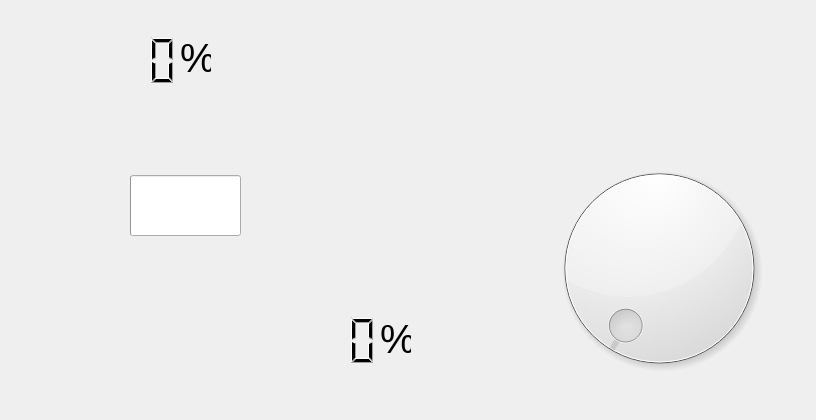
       <widget class="QWidget" name="IrrigTab">
        <attribute name="icon">
         <iconset>
          <selectedon>icons/icon_set_2/irrig_2.png</selectedon>
         </iconset>
        </attribute>
        <attribute name="title">
         <string>Irrigation  </string>
        </attribute>
        <widget class="QLabel" name="IrrigC">
         <property name="geometry">
          <rect>
           <x>0</x>
           <y>0</y>
           <width>807</width>
           <height>411</height>
          </rect>
         </property>
         <property name="sizePolicy">
          <sizepolicy hsizetype="Fixed" vsizetype="Fixed">
           <horstretch>0</horstretch>
           <verstretch>0</verstretch>
          </sizepolicy>
         </property>
         <property name="text">
          <string/>
         </property>
         <property name="pixmap">
          <pixmap>background/irrigBack.jpg</pixmap>
         </property>
         <property name="scaledContents">
          <bool>true</bool>
         </property>
        </widget>
        <widget class="QDial" name="dial_Irrig">
         <property name="geometry">
          <rect>
           <x>538</x>
           <y>151</y>
           <width>242</width>
           <height>234</height>
          </rect>
         </property>
         <property name="maximum">
          <number>100</number>
         </property>
         <property name="singleStep">
          <number>10</number>
         </property>
        </widget>
        <widget class="QPushButton" name="IrrigApp">
         <property name="geometry">
          <rect>
           <x>703</x>
           <y>70</y>
           <width>61</width>
           <height>51</height>
          </rect>
         </property>
         <property name="text">
          <string/>
         </property>
         <property name="autoDefault">
          <bool>true</bool>
         </property>
         <property name="default">
          <bool>true</bool>
         </property>
         <property name="flat">
          <bool>true</bool>
         </property>
        </widget>
        <widget class="QLCDNumber" name="ActualIrrig">
         <property name="geometry">
          <rect>
           <x>40</x>
           <y>30</y>
           <width>141</width>
           <height>61</height>
          </rect>
         </property>
         <property name="frameShape">
          <enum>QFrame::NoFrame</enum>
         </property>
         <property name="frameShadow">
          <enum>QFrame::Plain</enum>
         </property>
         <property name="segmentStyle">
          <enum>QLCDNumber::Filled</enum>
         </property>
        </widget>
        <widget class="QProgressBar" name="IrrigBar">
         <property name="geometry">
          <rect>
           <x>130</x>
           <y>175</y>
           <width>111</width>
           <height>61</height>
          </rect>
         </property>
         <property name="value">
          <number>0</number>
         </property>
         <property name="textVisible">
          <bool>false</bool>
         </property>
        </widget>
        <widget class="QLCDNumber" name="NewIrrig">
         <property name="geometry">
          <rect>
           <x>240</x>
           <y>310</y>
           <width>141</width>
           <height>61</height>
          </rect>
         </property>
         <property name="frameShape">
          <enum>QFrame::NoFrame</enum>
         </property>
         <property name="frameShadow">
          <enum>QFrame::Plain</enum>
         </property>
         <property name="segmentStyle">
          <enum>QLCDNumber::Filled</enum>
         </property>
        </widget>
        <widget class="QLabel" name="label">
         <property name="geometry">
          <rect>
           <x>380</x>
           <y>313</y>
           <width>31</width>
           <height>51</height>
          </rect>
         </property>
         <property name="font">
          <font>
           <pointsize>30</pointsize>
          </font>
         </property>
         <property name="text">
          <string>%</string>
         </property>
         <property name="scaledContents">
          <bool>false</bool>
         </property>
        </widget>
        <widget class="QLabel" name="label_2">
         <property name="geometry">
          <rect>
           <x>180</x>
           <y>32</y>
           <width>31</width>
           <height>51</height>
          </rect>
         </property>
         <property name="font">
          <font>
           <pointsize>30</pointsize>
          </font>
         </property>
         <property name="text">
          <string>%</string>
         </property>
         <property name="scaledContents">
          <bool>false</bool>
         </property>
        </widget>
       </widget>
